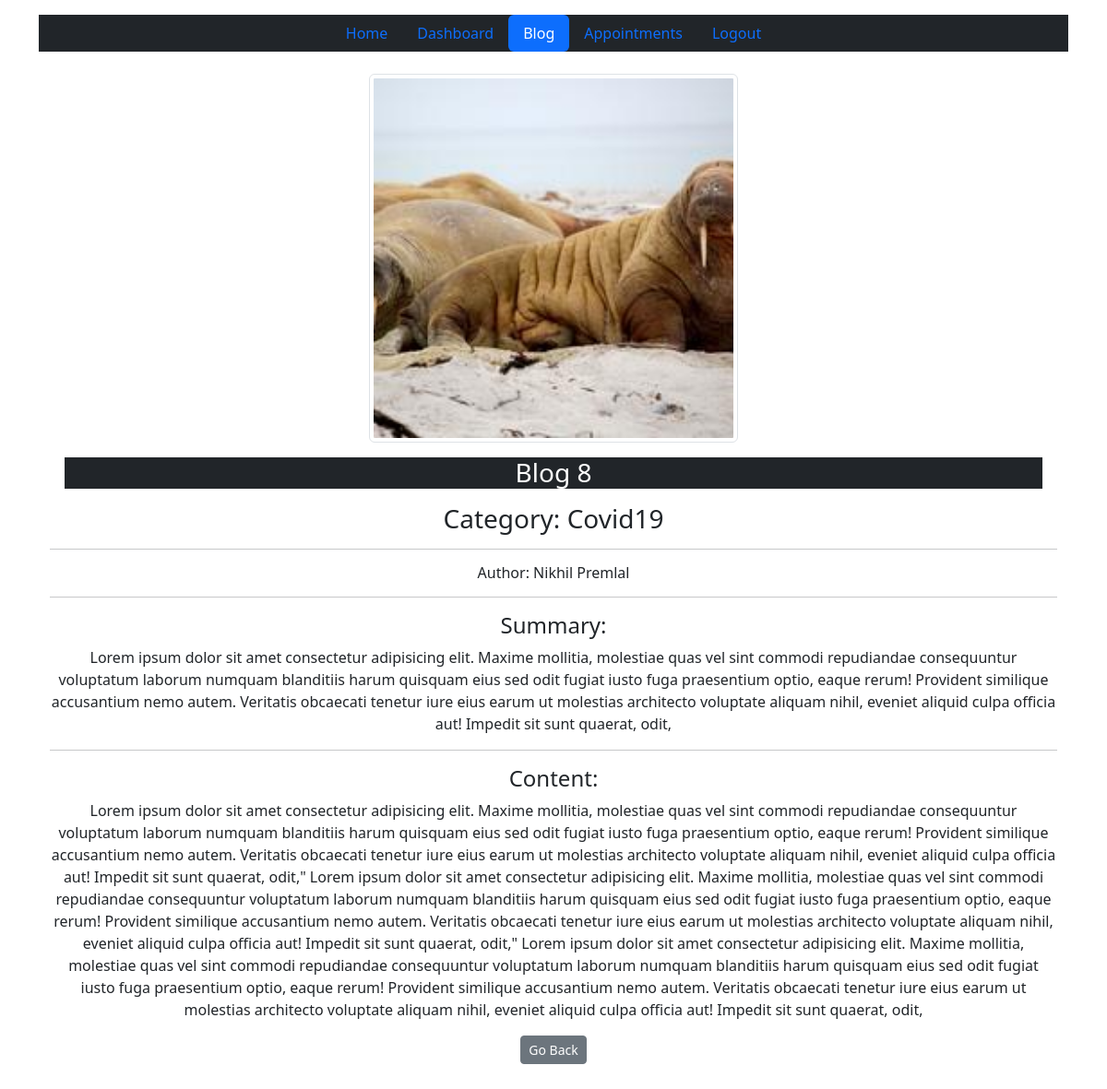
/blog/single/29/ (signed in), run on the app's committed database.
### blog/models.py (models this page shows, shortened)
class Blog(models.Model):
    title = models.CharField(max_length=200)
    category = models.CharField(max_length=100, choices=CATEGORY_CHOICES)
    summary = models.TextField()
    content = models.TextField()
    author = models.ForeignKey(User, on_delete=models.CASCADE)
    is_draft = models.BooleanField(default=False)
    def blog_image_url(self, instance):
        return f"static/blog_images/{self.author.username}/{instance}"
    image = models.ImageField(upload_to=blog_image_url, default="static/blog_images/default.jpg")

### account/models.py (models this page shows, shortened)
class User(AbstractUser):
    user_type = models.CharField(max_length=10, choices=USER_TYPE)
    address = models.ForeignKey(Address, on_delete=models.CASCADE, null=True, blank=True)
    def profile_picture_url(self, instance):
        return f"static/profile_images/{instance}"
    profile_picture = models.ImageField(upload_to=profile_picture_url, null=True, default="static/profile_images/default.png")

### blog/views.py (the view)
# urls.py: path('single/<int:pk>/', BlogDetailView.as_view(), name='blog_detail'),  # single blog
@method_decorator(login_required, name='dispatch')
class BlogDetailView(View):
    model = Blog
    template_name = 'blog/blog_detail.html'
    context = {
        'active_nav': 'blog',
    }
    def get(self, request, pk):
        blog = Blog.objects.get(pk=pk)
        if blog.is_draft and request.user != blog.author:
            messages.error(request, "You don't have access to this blog")
            return redirect('blog_list')
        self.context['blog'] = blog
        self.context['title'] = blog.title
        return render(request, self.template_name, self.context)

### blog/templates/blog/blog_detail.html (shortened to what this page needs)
{% extends "account/layout.html" %}
{% block content %}
<div class="content mb-5">
    <div class="container">
        <img src="{{blog.image.url}}" class="img-thumbnail" width="400px" alt="...">
        <h3 class="text-center bg-dark text-white m-3">{{blog.title}}</h3>
        <h3>Category: {{blog.category}}</h3>
        <hr>
        <h6>Author: {{ blog.author.first_name }} {{ blog.author.last_name }}</h6>
        <hr>
        <h4 class="text-left">Summary:</h4>
        <p class="text-left">{{blog.summary}}</p>
        <hr>
        <h4 class="text-left">Content:</h4>
        <p class="text-left">{{blog.content}}</p>
    </div>
    <button onclick="history.back();" class="btn btn-secondary btn-sm">Go Back</button>
</div>
{% endblock content %}

### data on the page
Blog: image (picture), title "Blog 8", category "Covid19", author.first_name "Nikhil", author.last_name "Premlal", summary "Lorem ipsum dolor sit amet consectetur adipisicing elit. Maxime mollitia, molestiae quas vel sint commodi repudiandae consequuntur voluptatum laborum numquam blanditiis harum quisquam eius sed odit fugiat iusto fuga praesentium optio, eaque rerum! Provident similique accusantium nemo autem. Veritatis obcaecati tenetur iure eius earum ut molestias architecto voluptate aliquam nihil, eveniet aliquid culpa officia aut! Impedit sit sunt quaerat, odit,", content "Lorem ipsum dolor sit amet consectetur adipisicing elit. Maxime mollitia, molestiae quas vel sint commodi repudiandae consequuntur voluptatum laborum numquam blanditiis harum quisquam eius sed odit fugiat iusto fuga praesentium optio, eaque rerum! Provident similique accusantium nemo autem. Veritatis obcaecati tenetur iure eius earum ut molestias architecto voluptate aliquam nihil, eveniet aliquid culpa officia aut! Impedit sit sunt quaerat, odit,\" Lorem ipsum dolor sit amet consectetur adipisicing elit. Maxime mollitia, molestiae quas vel sint commodi repudiandae consequuntur voluptatum laborum numquam blanditiis harum quisquam eius sed odit fugiat iusto fuga praesentium optio, eaque…"
